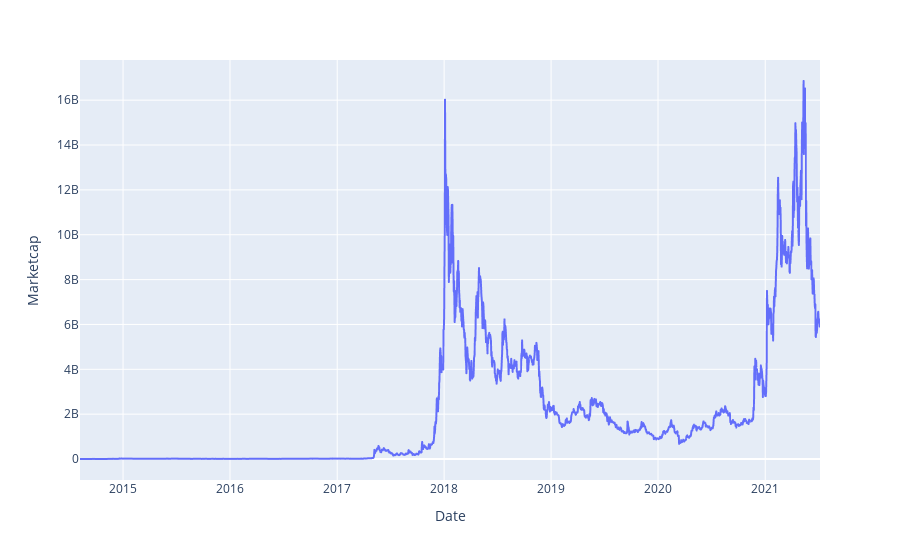

The notebook cell saved with this chart:
### Code cell
fig = px.line(data, x='Date', y="Marketcap")
fig.show();

### Figure 1 — Plotly figure (JSON) as saved in the notebook; plotly's stock layout.template omitted (floating-point values rounded to 4 significant figures; data arrays with more than 128 entries replaced by an {"elided": "..."} marker saying what was removed)
{"data": [{"hovertemplate": "Date=%{x}<br>Marketcap=%{y}<extra></extra>", "legendgroup": "", "line": {"color": "#636efa", "dash": "solid"}, "marker": {"symbol": "circle"}, "mode": "lines", "name": "", "showlegend": false, "x": {"elided": "2527 str values"}, "xaxis": "x", "y": {"elided": "2527 float values"}, "yaxis": "y", "type": "scattergl"}], "layout": {"xaxis": {"anchor": "y", "domain": [0, 1], "title": {"text": "Date"}}, "yaxis": {"anchor": "x", "domain": [0, 1], "title": {"text": "Marketcap"}}, "legend": {"tracegroupgap": 0}, "margin": {"t": 60}}}
